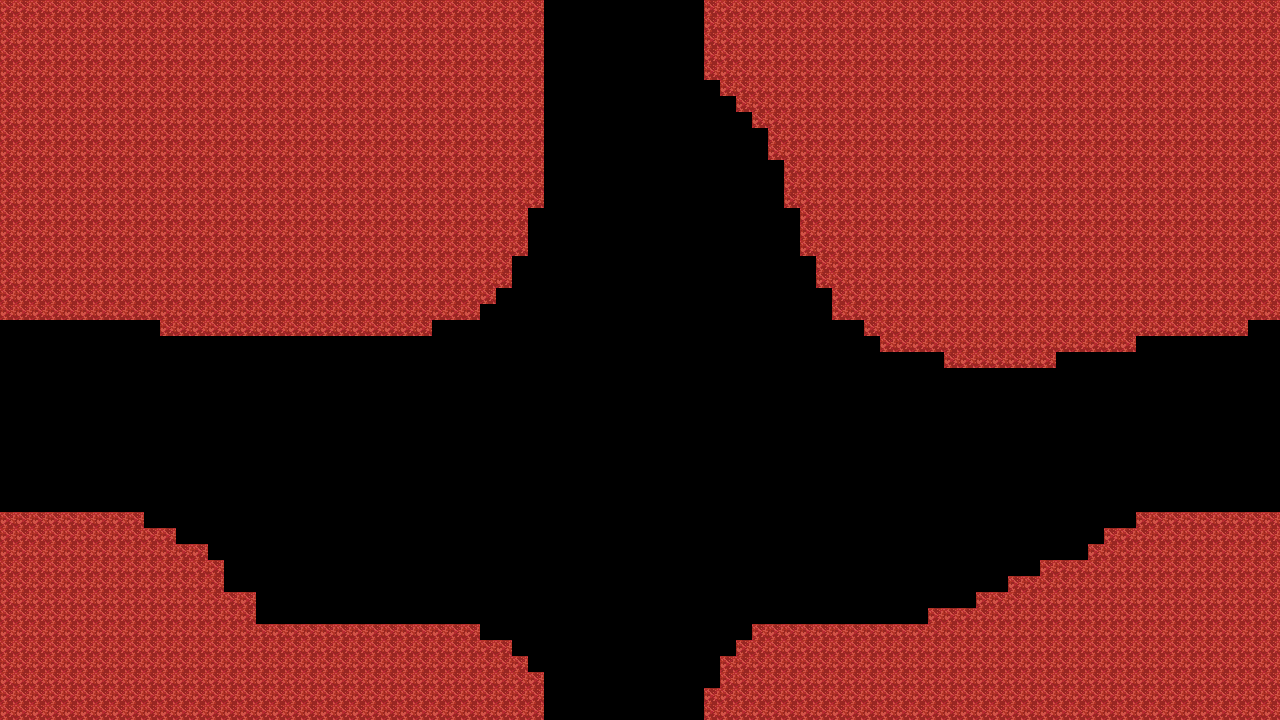

A 2D game scene composited from a Tiled map and its tileset images. What follows is a short description and the map's XML, with each tile layer's data collapsed to a summary:
An orthogonal 80x45 tile map with 16x16 px tiles, 4 tile layers (background, ground, decorations, collisions).

<map version="1.0" orientation="orthogonal" renderorder="right-down" width="80" height="45" tilewidth="16" tileheight="16">
 <tileset firstgid="1" name="spritesheet2" tilewidth="16" tileheight="16">
  <image source="../sprites/spritesheet2.png" width="128" height="48" />
 </tileset>
 <layer name="background" width="80" height="45">
  <data>[3600 cells, 0 non-empty, 0 distinct tile ids]</data>
 </layer>
 <layer name="ground" width="80" height="45">
  <data>[3600 cells, 3600 non-empty, 2 distinct tile ids]</data>
 </layer>
 <layer name="decorations" width="80" height="45">
  <data>[3600 cells, 0 non-empty, 0 distinct tile ids]</data>
 </layer>
 <layer name="collisions" width="80" height="45">
  <data>[3600 cells, 1977 non-empty, 1 distinct tile ids]</data>
 </layer>
</map>